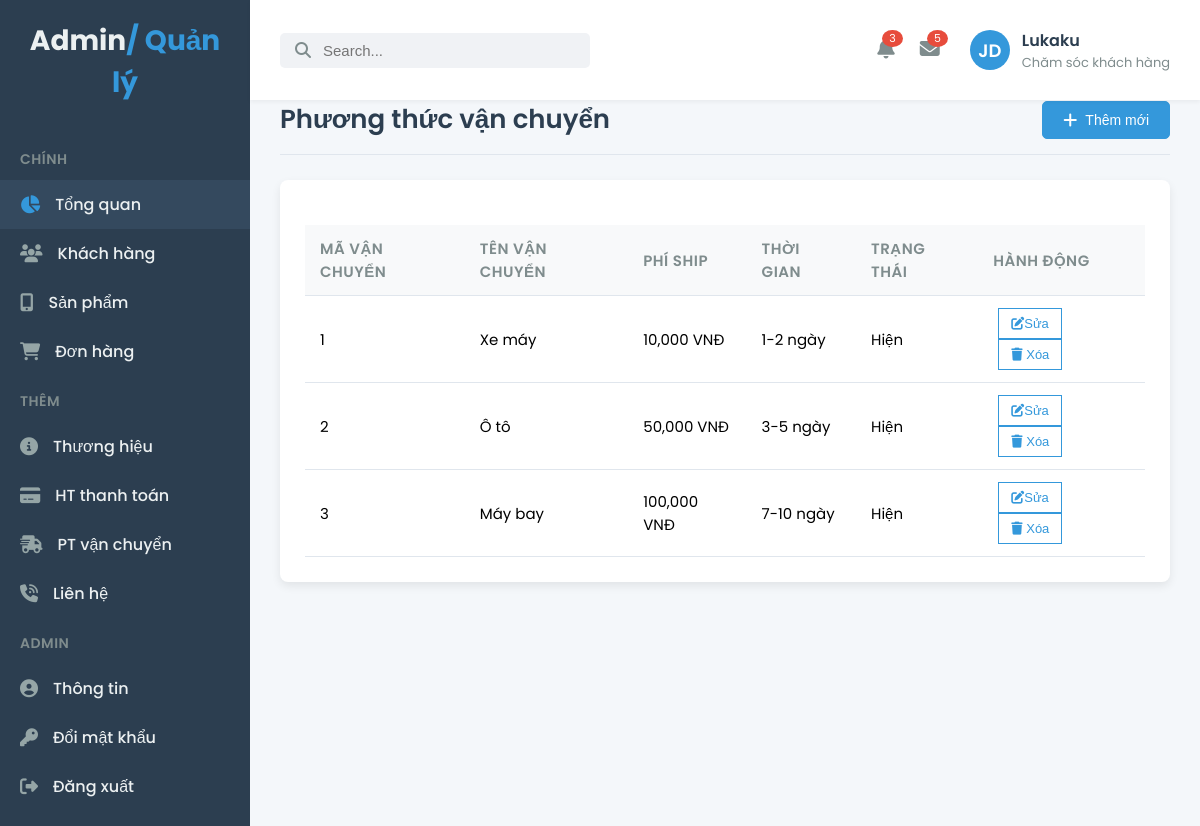
Screenshot of /admin/shipping.php (signed in) with the database file from the repository.
### tables this page shows
CREATE TABLE `van_chuyen` (
  `id_vanchuyen` int(11) NOT NULL,
  `ten_vanchuyen` varchar(50) NOT NULL,
  `mo_ta` text DEFAULT NULL,
  `phi_ship` int(11) NOT NULL,
  `thoi_gian` varchar(50) DEFAULT NULL,
  `trang_thai` tinyint(4) NOT NULL DEFAULT 0 COMMENT '0: hiện, 1: ẩn'
);

### admin/shipping.php (the view, shortened to what this page needs)
<?php
      include_once "sidebar.php";
      require_once "connect.php";
      $sql = "SELECT * FROM van_chuyen";
      $query = mysqli_query($conn, $sql);
  ?>
  <div class="main-content">
      <div class="page-title">
        <div class="title">Phương thức vận chuyển</div>
        <div class="action-buttons">
          <button class="btn btn-primary">
            <a href="shipping-add.php"><i class="fas fa-plus"></i>
            Thêm mới </a>
          </button>
        </div>
      </div>
      <div class="table-card">
        <table class="data-table">
          <thead>
            <tr>
              <th>Mã vận chuyển</th>
              <th>Tên vận chuyển</th>
              <th>Phí ship</th>
              <th>Thời gian</th>
              <th>Trạng thái</th>
              <th>Hành động</th>
            </tr>
          </thead>
          <tbody>
              <?php foreach($query as $shipping_method): ?>
                <tr>
                  <td><?php echo $shipping_method["id_vanchuyen"] ?></td>
                  <td><?php echo $shipping_method["ten_vanchuyen"] ?></td>
                  <td><?php echo number_format($shipping_method["phi_ship"]) ?> VNĐ</td>
                  <td><?php echo $shipping_method["thoi_gian"] ?></td>
                  <td><?php echo $shipping_method["trang_thai"] == 0 ? "Hiện" : "Ẩn" ?></td>
                  <td>
                      <a href=""><button class="btn btn-outline btn-sm">
                          <i class="fa-solid fa-pen-to-square"></i>Sửa
                      </button></a>
                      <a href="" onclick="return confirm('Bạn có chắc chắn xóa dữ liệu này không?')"><button class="btn btn-outline btn-sm">
                          <i class="fa-solid fa-trash"></i> Xóa
                      </button></a>
                  </td>
                </tr>
              <?php endforeach; ?>
          </tbody>
        </table>
      </div>
  </div>
  <?php include_once "footer.php" ?>

### css/style.css (style rules this page uses)
body { font-family: 'Poppins', sans-serif; margin: 0; background-color: #f4f7fa; display: flex; min-height: 100vh; }
.main-content { flex-grow: 1; padding: 30px; background-color: #f4f7fa; overflow-y: auto; }
.page-title { display: flex; justify-content: space-between; align-items: center; margin-bottom: 25px; padding-bottom: 15px; border-bottom: 1px solid #e0e6ed; }
.page-title .title { font-size: 26px; font-weight: 600; color: #2c3e50; }
.action-buttons .btn { padding: 10px 20px; border-radius: 5px; font-size: 14px; font-weight: 500; cursor: pointer; transition: all 0.3s ease; text-decoration: none; display: inline-flex; align-items: center; justify-content: center; color: #ffffff; }
.action-buttons .btn a { color: #ffffff; text-decoration: none; display: flex; align-items: center; }
.action-buttons .btn i { margin-right: 8px; font-size: 16px; }
.btn-primary { background-color: #3498db; border: 1px solid #3498db; color: #ffffff; }
.btn-outline { background-color: transparent; border: 1px solid #7f8c8d; color: #7f8c8d; margin-left: 10px; }
.table-card { background-color: #ffffff; border-radius: 8px; box-shadow: 0 4px 10px rgba(0, 0, 0, 0.08); padding: 25px; margin-bottom: 30px; }
.data-table { width: 100%; border-collapse: collapse; font-size: 15px; text-align: left; }
.data-table th, .data-table td { padding: 12px 15px; border-bottom: 1px solid #e0e6ed; }
.data-table th { background-color: #f8f9fa; color: #7f8c8d; font-weight: 600; text-transform: uppercase; letter-spacing: 0.5px; }
.btn-sm { padding: 7px 12px; font-size: 13px; margin-left: 5px; }
.btn-outline.btn-sm { color: #3498db; border-color: #3498db; background-color: transparent; }
.main-content { flex-grow: 1; padding: 30px; background-color: #f4f7fa; overflow-y: auto; margin-top: 70px; }

### rows the page displays
van_chuyen: id_vanchuyen "1", ten_vanchuyen "Xe máy", phi_ship "10,000", thoi_gian "1-2 ngày", trang_thai "Hiện"
van_chuyen: id_vanchuyen "2", ten_vanchuyen "Ô tô", phi_ship "50,000", thoi_gian "3-5 ngày", trang_thai "Hiện"
van_chuyen: id_vanchuyen "3", ten_vanchuyen "Máy bay", phi_ship "100,000", thoi_gian "7-10 ngày", trang_thai "Hiện"

### other values shown
$name "Lukaku"
